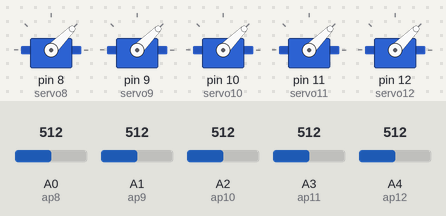
This sketch was run on a simulated Arduino Uno, built with avr-gcc and run on an emulated ATmega328P. On the bench: 5 × servo. The test bench sets the inputs (shaded band); at power-on: A0 (ap8) = 512, A1 (ap9) = 512, A2 (ap10) = 512, A3 (ap11) = 512, A4 (ap12) = 512.

Above: at 1.2 s.
1.3 s: A0 (ap8) set to 716
At 2.5 s:
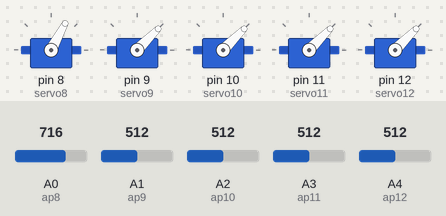
2.8 s: A1 (ap9) set to 716
At 3.8 s:
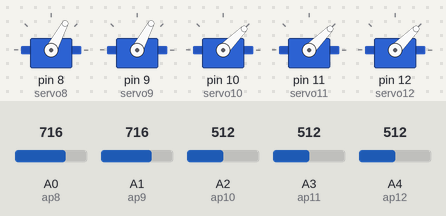
4.3 s: A2 (ap10) set to 716
At 5.0 s:
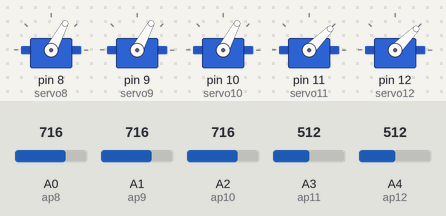
5.8 s: A3 (ap11) set to 716
At 6.2 s:
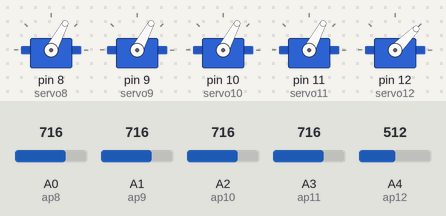
7.3 s: A4 (ap12) set to 716
At 8.1 s:
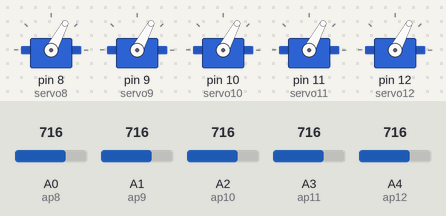
8.8 s: A0 (ap8) set to 992
At 9.3 s:
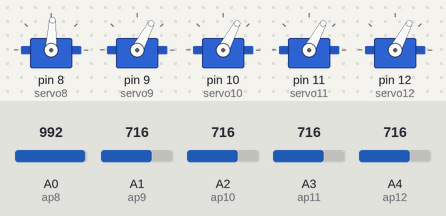
Timing chart, 0 to 11.3 s (numbered marks = the images above; inputs shaded):
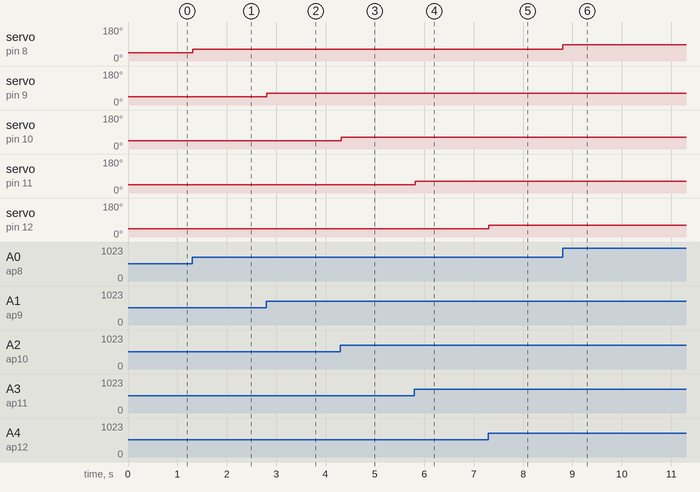

The sketch:

controlling_servoMotors_withPotentiometers.ino
```cpp
#include <Servo.h>

Servo servo8, servo9, servo10, servo11, servo12; // create servo object to control a servo
int ap8 = A0, ap9 = A1, ap10 = A2, ap11 = A3, ap12 = A4;    // variables where the potentiometer is connected
int var8, var9, var10, var11, var12;                   // variables to store from the anolog potentiometer

void setup() {
  servo8.attach(8);    // attaches the first servo on pin 8 to the servo object
  servo9.attach(9);    // attaches the second servo on pin 9 to the servo object
  servo10.attach(10);  // attaches the third servo on pin 10 to the servo object
  servo11.attach(11);  // attaches the fourth servo on pin 11 to the servo object
  servo12.attach(12);  // attaches the fifth servo on pin 12 to the servo object
}

void loop() {
    var8 = analogRead(ap8);
    var8 = map(var8, 0, 1023, 0, 90);
    servo8.write(var8);

    var9 = analogRead(ap9);
    var9 = map(var9, 0, 1023, 0, 90);
    servo9.write(var9);

    var10 = analogRead(ap10);
    var10 = map(var10, 0, 1023, 0, 90);
    servo10.write(var10);

    var11 = analogRead(ap11);
    var11 = map(var11, 0, 1023, 0, 90);
    servo11.write(var11);

    var12 = analogRead(ap12);
    var12 = map(var12, 0, 1023, 0, 90);
    servo12.write(var12);
    delay(15);


}
```

Measured:
- after the input at 1.3 s, servo on pin 8 (servo8): 45° → 62° at once
- after the input at 2.8 s, servo on pin 9 (servo9): 45° → 62° at once
- after the input at 4.3 s, servo on pin 10 (servo10): 45° → 62° at once
- after the input at 5.8 s, servo on pin 11 (servo11): 45° → 62° at once
- after the input at 7.3 s, servo on pin 12 (servo12): 45° → 62° at once
- after the input at 8.8 s, servo on pin 8 (servo8): 62° → 87° at once
